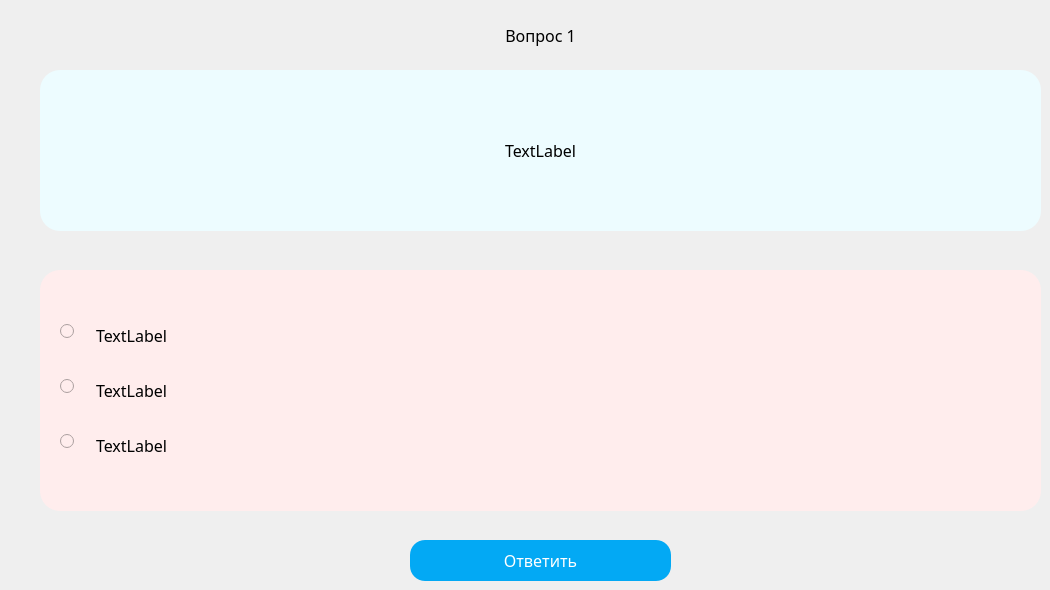
   <widget class="QWidget" name="one_1">
    <widget class="QFrame" name="verticalFrame">
     <property name="geometry">
      <rect>
       <x>40</x>
       <y>70</y>
       <width>1001</width>
       <height>161</height>
      </rect>
     </property>
     <property name="styleSheet">
      <string notr="true">background: #edfcff;
border-radius: 20px;
font-size: 12pt;
font-family: Century Gothic, sans-serif;</string>
     </property>
     <layout class="QVBoxLayout" name="verticalLayout_3">
      <item>
       <widget class="QLabel" name="label_5">
        <property name="enabled">
         <bool>true</bool>
        </property>
        <property name="font">
         <font>
          <family>Century Gothic,sans-serif</family>
          <pointsize>12</pointsize>
         </font>
        </property>
        <property name="styleSheet">
         <string notr="true">font-size: 12pt;
font-family: Century Gothic, sans-serif;</string>
        </property>
        <property name="text">
         <string>TextLabel</string>
        </property>
        <property name="alignment">
         <set>Qt::AlignCenter</set>
        </property>
        <property name="wordWrap">
         <bool>true</bool>
        </property>
       </widget>
      </item>
     </layout>
    </widget>
    <widget class="QPushButton" name="pushButton_2">
     <property name="geometry">
      <rect>
       <x>410</x>
       <y>540</y>
       <width>261</width>
       <height>41</height>
      </rect>
     </property>
     <property name="styleSheet">
      <string notr="true">QPushButton
{
	background: #03a9f4;
	color: #fff;
	border-radius: 15px;
	font-size: 12pt;
	font-family: Century Gothic, sans-serif;
}

QPushButton:hover
{
    background-color:#64bee8;
}

QPushButton:pressed
{
    background-color:#03a9f4;
}</string>
     </property>
     <property name="text">
      <string>Ответить</string>
     </property>
    </widget>
    <widget class="QFrame" name="formFrame">
     <property name="geometry">
      <rect>
       <x>40</x>
       <y>270</y>
       <width>1001</width>
       <height>241</height>
      </rect>
     </property>
     <property name="styleSheet">
      <string notr="true">background: #ffeded;
border-radius: 20px;
font-size: 12pt;
font-family: Century Gothic, sans-serif;</string>
     </property>
     <layout class="QFormLayout" name="formLayout">
      <property name="fieldGrowthPolicy">
       <enum>QFormLayout::AllNonFixedFieldsGrow</enum>
      </property>
      <property name="formAlignment">
       <set>Qt::AlignLeading|Qt::AlignLeft|Qt::AlignVCenter</set>
      </property>
      <property name="horizontalSpacing">
       <number>7</number>
      </property>
      <item row="0" column="0">
       <widget class="QRadioButton" name="radioButton">
        <property name="minimumSize">
         <size>
          <width>25</width>
          <height>0</height>
         </size>
        </property>
        <property name="layoutDirection">
         <enum>Qt::RightToLeft</enum>
        </property>
        <property name="styleSheet">
         <string notr="true">font: 12pt &quot;Arial&quot;;</string>
        </property>
        <property name="text">
         <string/>
        </property>
       </widget>
      </item>
      <item row="0" column="1">
       <widget class="QLabel" name="label_8">
        <property name="font">
         <font>
          <family>Century Gothic,sans-serif</family>
          <pointsize>12</pointsize>
         </font>
        </property>
        <property name="text">
         <string>TextLabel</string>
        </property>
        <property name="wordWrap">
         <bool>true</bool>
        </property>
       </widget>
      </item>
      <item row="1" column="0">
       <spacer name="horizontalSpacer">
        <property name="orientation">
         <enum>Qt::Horizontal</enum>
        </property>
        <property name="sizeHint" stdset="0">
         <size>
          <width>40</width>
          <height>20</height>
         </size>
        </property>
       </spacer>
      </item>
      <item row="2" column="1">
       <widget class="QLabel" name="label_6">
        <property name="font">
         <font>
          <family>Century Gothic,sans-serif</family>
          <pointsize>12</pointsize>
         </font>
        </property>
        <property name="text">
         <string>TextLabel</string>
        </property>
        <property name="wordWrap">
         <bool>true</bool>
        </property>
       </widget>
      </item>
      <item row="3" column="0">
       <spacer name="horizontalSpacer_2">
        <property name="orientation">
         <enum>Qt::Horizontal</enum>
        </property>
        <property name="sizeHint" stdset="0">
         <size>
          <width>40</width>
          <height>20</height>
         </size>
        </property>
       </spacer>
      </item>
      <item row="4" column="1">
       <widget class="QLabel" name="label_7">
        <property name="font">
         <font>
          <family>Century Gothic,sans-serif</family>
          <pointsize>12</pointsize>
         </font>
        </property>
        <property name="text">
         <string>TextLabel</string>
        </property>
        <property name="wordWrap">
         <bool>true</bool>
        </property>
       </widget>
      </item>
      <item row="2" column="0">
       <widget class="QRadioButton" name="radioButton_2">
        <property name="minimumSize">
         <size>
          <width>25</width>
          <height>0</height>
         </size>
        </property>
        <property name="layoutDirection">
         <enum>Qt::RightToLeft</enum>
        </property>
        <property name="styleSheet">
         <string notr="true">font: 12pt &quot;Arial&quot;;</string>
        </property>
        <property name="text">
         <string/>
        </property>
       </widget>
      </item>
      <item row="4" column="0">
       <widget class="QRadioButton" name="radioButton_3">
        <property name="minimumSize">
         <size>
          <width>25</width>
          <height>0</height>
         </size>
        </property>
        <property name="layoutDirection">
         <enum>Qt::RightToLeft</enum>
        </property>
        <property name="styleSheet">
         <string notr="true">font: 12pt &quot;Arial&quot;;</string>
        </property>
        <property name="text">
         <string/>
        </property>
       </widget>
      </item>
     </layout>
    </widget>
    <widget class="QLabel" name="label_9">
     <property name="geometry">
      <rect>
       <x>40</x>
       <y>20</y>
       <width>1001</width>
       <height>31</height>
      </rect>
     </property>
     <property name="styleSheet">
      <string notr="true">font-size: 12pt;
font-family: Century Gothic, sans-serif;</string>
     </property>
     <property name="text">
      <string>Вопрос 1</string>
     </property>
     <property name="alignment">
      <set>Qt::AlignCenter</set>
     </property>
    </widget>
   </widget>
